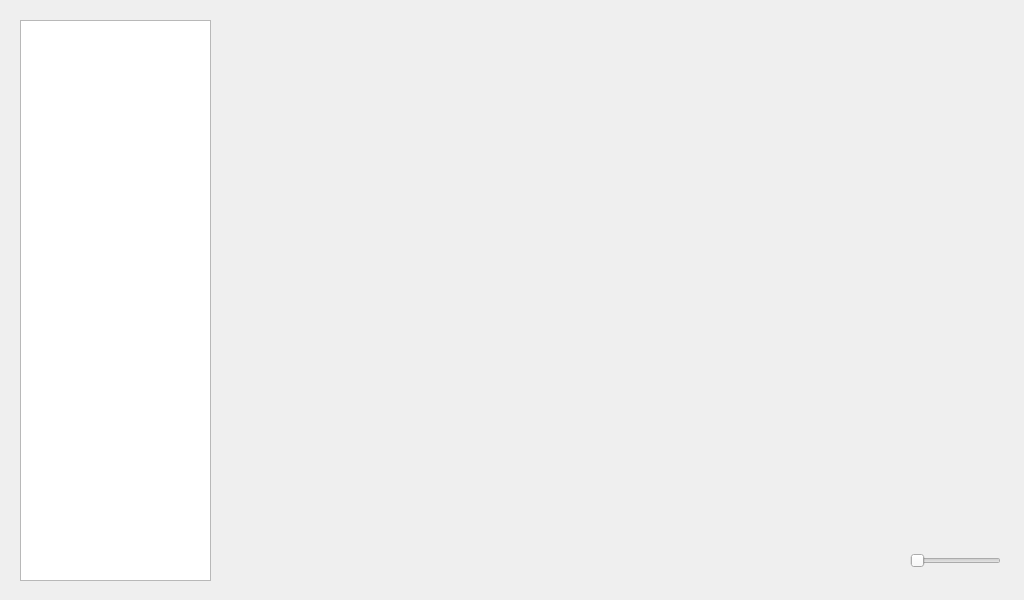
<?xml version="1.0" encoding="UTF-8"?>
<ui version="4.0">
 <class>QQTWindow</class>
 <widget class="QStackedWidget" name="QQTWindow">
  <property name="geometry">
   <rect>
    <x>0</x>
    <y>0</y>
    <width>1024</width>
    <height>600</height>
   </rect>
  </property>
  <property name="mouseTracking">
   <bool>true</bool>
  </property>
  <property name="focusPolicy">
   <enum>Qt::StrongFocus</enum>
  </property>
  <property name="windowTitle">
   <string/>
  </property>
  <property name="windowIcon">
   <iconset theme="icon">
    <normaloff>.</normaloff>.</iconset>
  </property>
  <property name="currentIndex">
   <number>0</number>
  </property>
  <widget class="VlcWidgetVideo" name="pageMain">
   <widget class="VlcWidgetVideo" name="widget" native="true">
    <property name="geometry">
     <rect>
      <x>230</x>
      <y>20</y>
      <width>771</width>
      <height>481</height>
     </rect>
    </property>
   </widget>
   <widget class="VlcWidgetVideo" name="widget_2" native="true">
    <property name="geometry">
     <rect>
      <x>950</x>
      <y>510</y>
      <width>51</width>
      <height>21</height>
     </rect>
    </property>
   </widget>
   <widget class="QQtTreeWidget" name="treeView">
    <property name="geometry">
     <rect>
      <x>20</x>
      <y>20</y>
      <width>191</width>
      <height>561</height>
     </rect>
    </property>
   </widget>
   <widget class="QWidget" name="widget_3" native="true">
    <property name="geometry">
     <rect>
      <x>230</x>
      <y>540</y>
      <width>771</width>
      <height>41</height>
     </rect>
    </property>
    <widget class="VlcWidgetVolumeSlider" name="horizontalSlider">
     <property name="geometry">
      <rect>
       <x>680</x>
       <y>10</y>
       <width>91</width>
       <height>21</height>
      </rect>
     </property>
     <property name="orientation">
      <enum>Qt::Horizontal</enum>
     </property>
    </widget>
   </widget>
  </widget>
 </widget>
 <customwidgets>
  <customwidget>
   <class>VlcWidgetVideo</class>
   <extends>QWidget</extends>
   <header location="global">VLCQtWidgets/WidgetVideo.h</header>
   <container>1</container>
  </customwidget>
  <customwidget>
   <class>QQtTreeWidget</class>
   <extends>QTreeView</extends>
   <header location="global">qqttreewidget.h</header>
  </customwidget>
  <customwidget>
   <class>VlcWidgetVolumeSlider</class>
   <extends>QSlider</extends>
   <header location="global">VLCQtWidgets/WidgetVolumeSlider.h</header>
  </customwidget>
 </customwidgets>
 <resources/>
 <connections/>
</ui>
